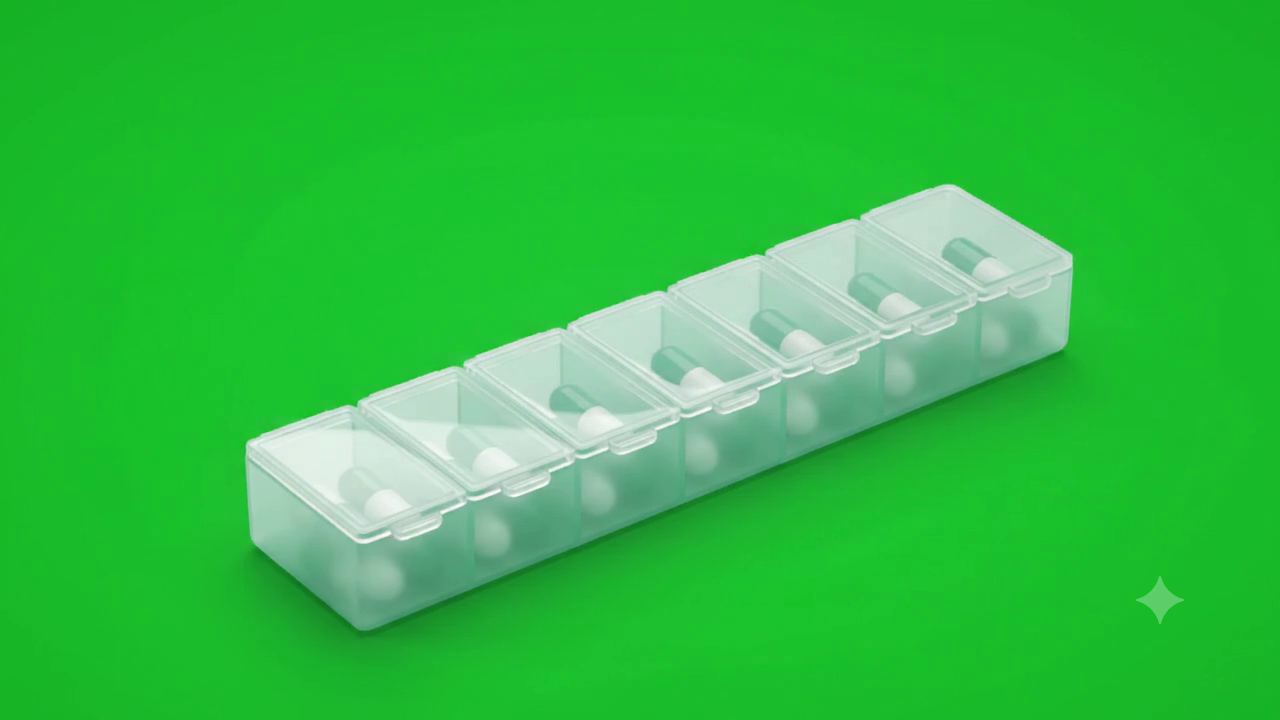
#> input picture frame 9 of Pill_organizer_lids_opening_20261016015951.mp4, 1280 x 720 px
$ python process_pill_video.py
#> lines starting #> are read from the running program, lines starting #| are printed output that depends on the picture; after the words box and inside, x2 and y2 are one past the last pixel; in counts of white or black regions, pixels touching at a corner belong together
import os
import cv2
import numpy as np
import subprocess

def process_video():
    input_path = "Pill_organizer_lids_opening_20261016015951.mp4"
    temp_dir = "scratch/clean_frames"
    os.makedirs(temp_dir, exist_ok=True)

    cap = cv2.VideoCapture(input_path)
    fps = cap.get(cv2.CAP_PROP_FPS) or 24.0
    total_frames = int(cap.get(cv2.CAP_PROP_FRAME_COUNT))
    print(f"Processing {total_frames} frames at {fps} fps...")

    frame_idx = 0
    bg_color = np.array([240, 244, 238], dtype=np.float32) # BGR for #eef4f0

    while True:
        ret, img = cap.read()
#> img is the input picture: shape (720, 1280, 3); mean B, G, R 68.3, 190.2, 49.7
        if not ret:
            break

        h, w = img.shape[:2]

        # Detect green background and contact shadows on green screen
        # Green hue or G significantly higher than R and B
        b = img[:, :, 0].astype(np.int16)
        g = img[:, :, 1].astype(np.int16)
        r = img[:, :, 2].astype(np.int16)

        is_green = (g > 115) & (r < 95) & (b < 105)
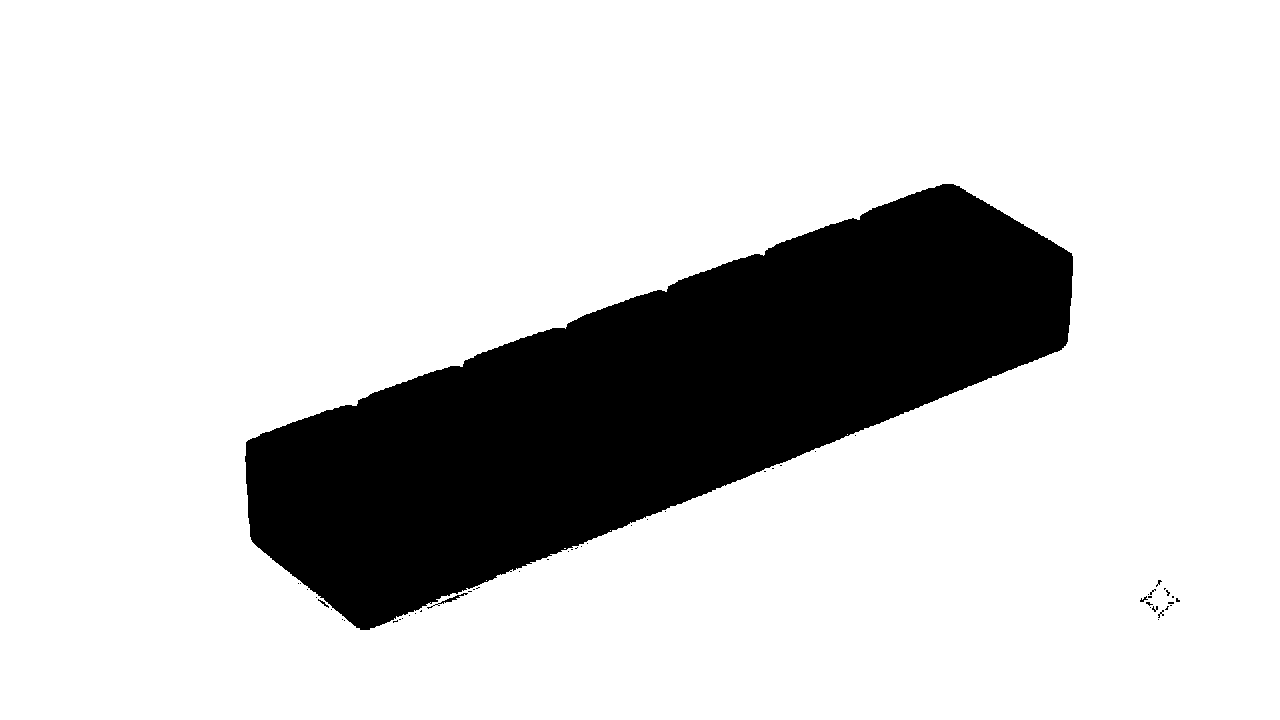
#> is_green: shape (720, 1280) bool; 81.6% white; 51 black regions (47 under 20 px), largest, box (x1, y1, x2, y2) and area: (245, 184, 1073, 630) 168823, (427, 593, 468, 609) 86, (318, 599, 329, 608) 24, (1140, 596, 1148, 602) 21
        # Also include dark contact shadows that are predominantly green
        is_shadow_green = (g > r + 15) & (g > b + 15) & (g < 120) & (g > 40)
#> is_shadow_green: shape (720, 1280) bool; 0.07% white in thin lines or dots, all inside (x1, y1, x2, y2) = (292, 369, 1018, 632)
        green_candidate = (is_green | is_shadow_green).astype(np.uint8)
#> green_candidate: shape (720, 1280); values 0 (black) and 1 (white), 81.7% white; 18 black regions (16 under 20 px), largest, box (x1, y1, x2, y2) and area: (245, 184, 1073, 630) 168823, (1140, 596, 1148, 602) 21

        # Connected components on green_candidate
        num_labels, labels = cv2.connectedComponents(green_candidate)
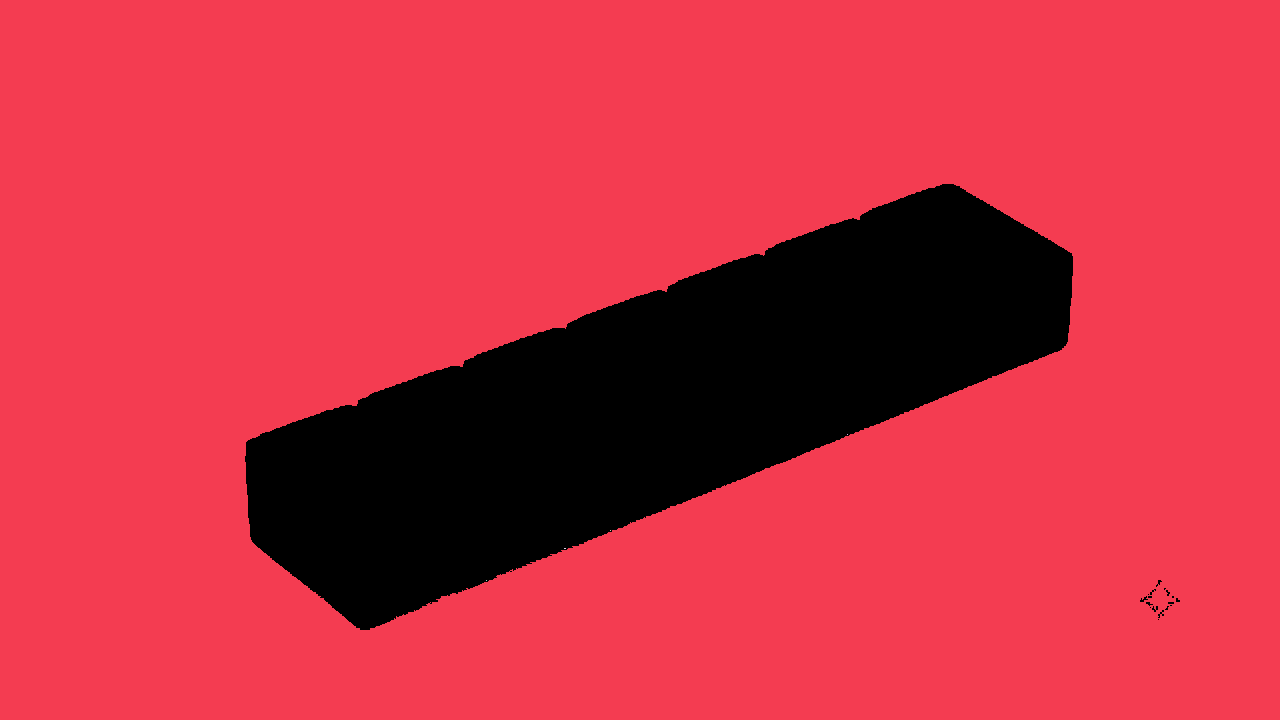
#> labels: shape (720, 1280) int32; 6 distinct labels, from 0 to 5; one colour per label, 0 black
#> num_labels = 6

        # Find labels touching image boundaries
        border_labels = set()
        border_labels.update(labels[0, :])
        border_labels.update(labels[h-1, :])
        border_labels.update(labels[:, 0])
        border_labels.update(labels[:, w-1])
        border_labels.discard(0)

        bg_mask = np.isin(labels, list(border_labels))
#> bg_mask: shape (720, 1280) bool; 81.7% white; 18 black regions (16 under 20 px), largest, box (x1, y1, x2, y2) and area: (245, 184, 1073, 630) 168828, (1140, 596, 1148, 602) 21

        # Clear bottom-right AI watermark (sparkle)
        bg_mask[560:, 1080:] = True
#> bg_mask: shape (720, 1280) bool; 81.7% white; 1 black region, box (x1, y1, x2, y2) and area: (245, 184, 1073, 630) 168828

        # Despill perimeter
        kernel = cv2.getStructuringElement(cv2.MORPH_ELLIPSE, (5, 5))
        dilated_bg = cv2.dilate(bg_mask.astype(np.uint8), kernel)
#> dilated_bg: shape (720, 1280); values 0 (black) and 1 (white), 82.1% white; 1 black region, box (x1, y1, x2, y2) and area: (247, 186, 1071, 628) 164791
        edge = (dilated_bg == 1) & (~bg_mask)
#> edge: shape (720, 1280) bool; 0.44% white in thin lines or dots, all inside (x1, y1, x2, y2) = (245, 184, 1073, 630)

        b_c = img[:, :, 0].copy()
        g_c = img[:, :, 1].copy()
        r_c = img[:, :, 2].copy()
        max_allowed_g = np.maximum(r_c, b_c)
        g_c[edge] = np.minimum(g_c[edge], max_allowed_g[edge])
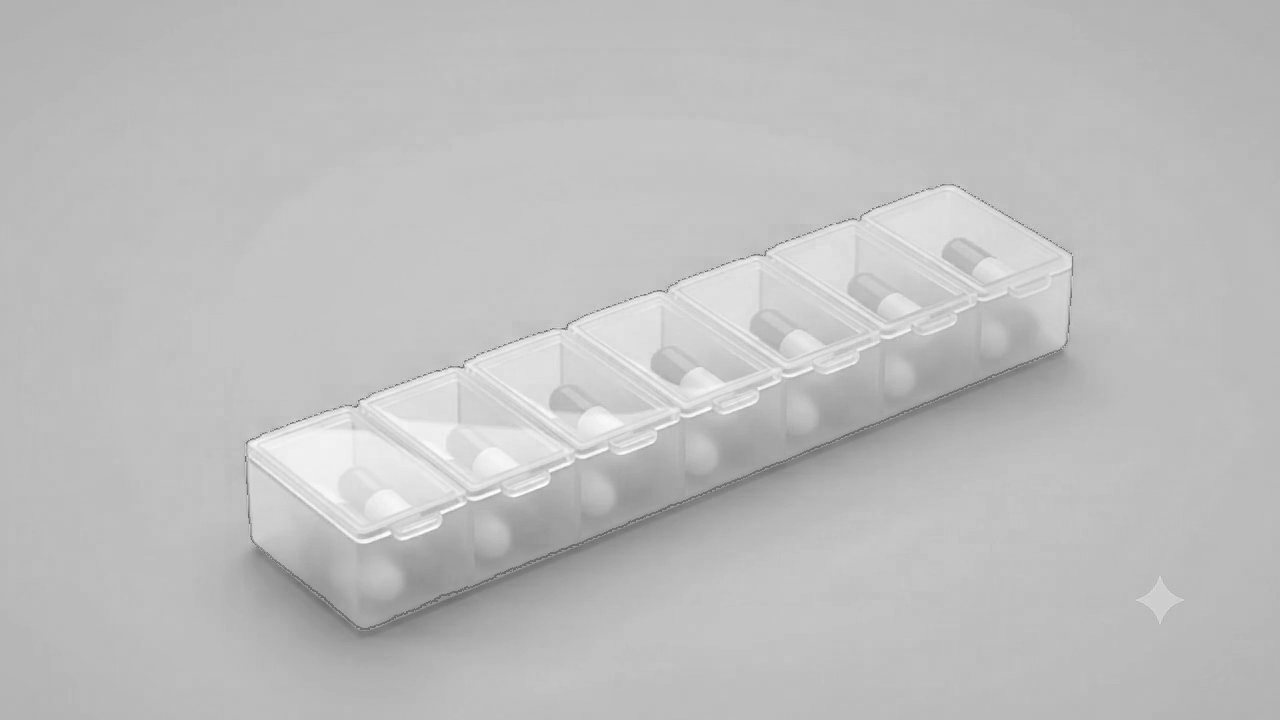
#> g_c: shape (720, 1280); min 104, max 255, mean 190
        cleaned_bgr = cv2.merge([b_c, g_c, r_c])

        # Antialiased soft alpha edge
        alpha = (~bg_mask).astype(np.uint8) * 255
        alpha = cv2.GaussianBlur(alpha, (5, 5), 0)
        alpha_f = (alpha / 255.0)[:, :, np.newaxis]

        # Composite onto #eef4f0
        comp = (cleaned_bgr.astype(np.float32) * alpha_f + bg_color * (1.0 - alpha_f)).astype(np.uint8)
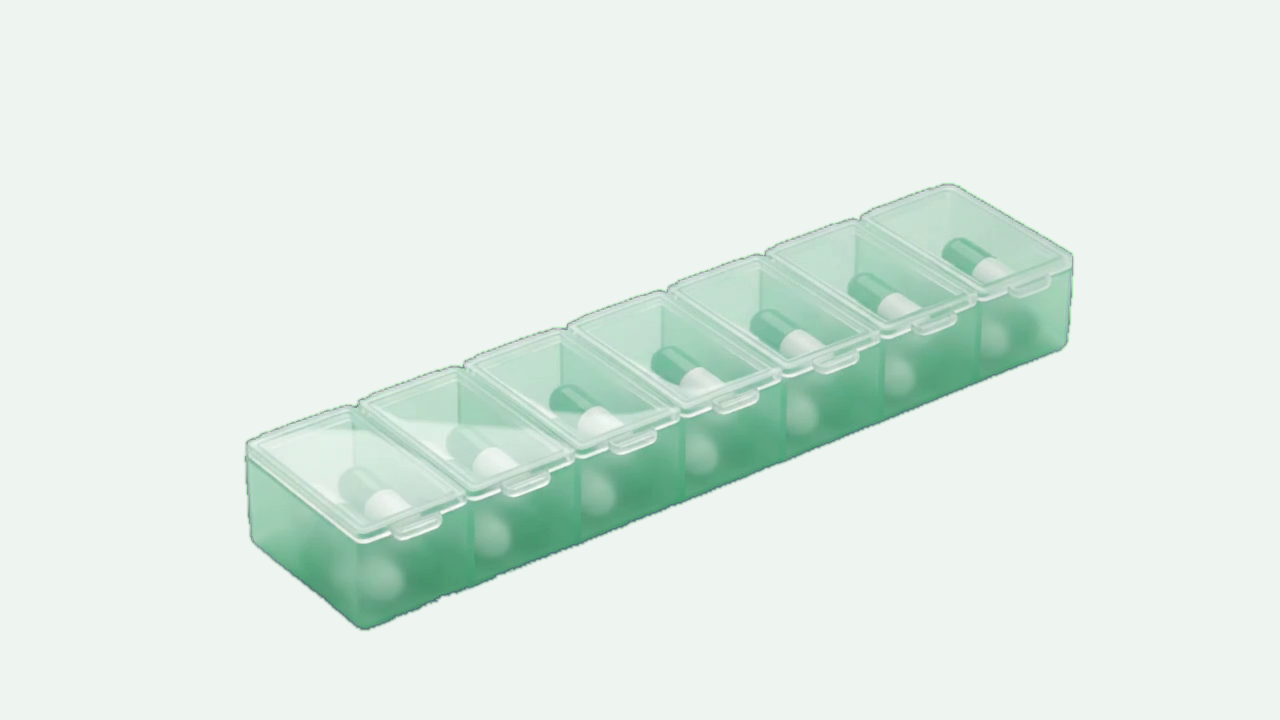
#> comp: shape (720, 1280, 3); mean B, G, R 228.8, 235.9, 223.3

        # RGBA for transparent webm (use comp as RGB so fallback without alpha is #eef4f0, NEVER green!)
        rgba = np.dstack([comp, alpha])

        out_frame_path = os.path.join(temp_dir, f"frame_{frame_idx:04d}.png")
        cv2.imwrite(out_frame_path, comp)

        # Save first frame as poster
        if frame_idx == 0:
            cv2.imwrite("public/pill_organizer_poster.jpg", comp)

        # Save RGBA frames for webm
        rgba_dir = "scratch/rgba_frames"
        os.makedirs(rgba_dir, exist_ok=True)
        cv2.imwrite(os.path.join(rgba_dir, f"frame_{frame_idx:04d}.png"), rgba)

        frame_idx += 1

    cap.release()
    print(f"Processed {frame_idx} frames. Now encoding with ffmpeg...")

    # 1. Encode MP4 (Composited on #eef4f0 background, H.264 High Profile, faststart for instant streaming)
    cmd_mp4 = [
        "ffmpeg", "-y", "-framerate", str(fps),
        "-i", os.path.join(temp_dir, "frame_%04d.png"),
        "-c:v", "libx264", "-pix_fmt", "yuv420p",
        "-profile:v", "high", "-level", "4.0",
        "-movflags", "+faststart",
        "-crf", "18", "-preset", "fast",
        "public/pill_organizer_clean.mp4"
    ]
    subprocess.run(cmd_mp4, check=True)
    print("public/pill_organizer_clean.mp4 created successfully!")

    # 2. Encode WebM (with Alpha channel yuva420p)
    cmd_webm = [
        "ffmpeg", "-y", "-framerate", str(fps),
        "-i", "scratch/rgba_frames/frame_%04d.png",
        "-c:v", "libvpx-vp9", "-pix_fmt", "yuva420p",
        "-b:v", "2M", "-auto-alt-ref", "0",
        "public/pill_organizer_transparent.webm"
    ]
    subprocess.run(cmd_webm, check=True)
    print("public/pill_organizer_transparent.webm created successfully!")

if __name__ == "__main__":
    process_video()

$ run again, starting later in the video
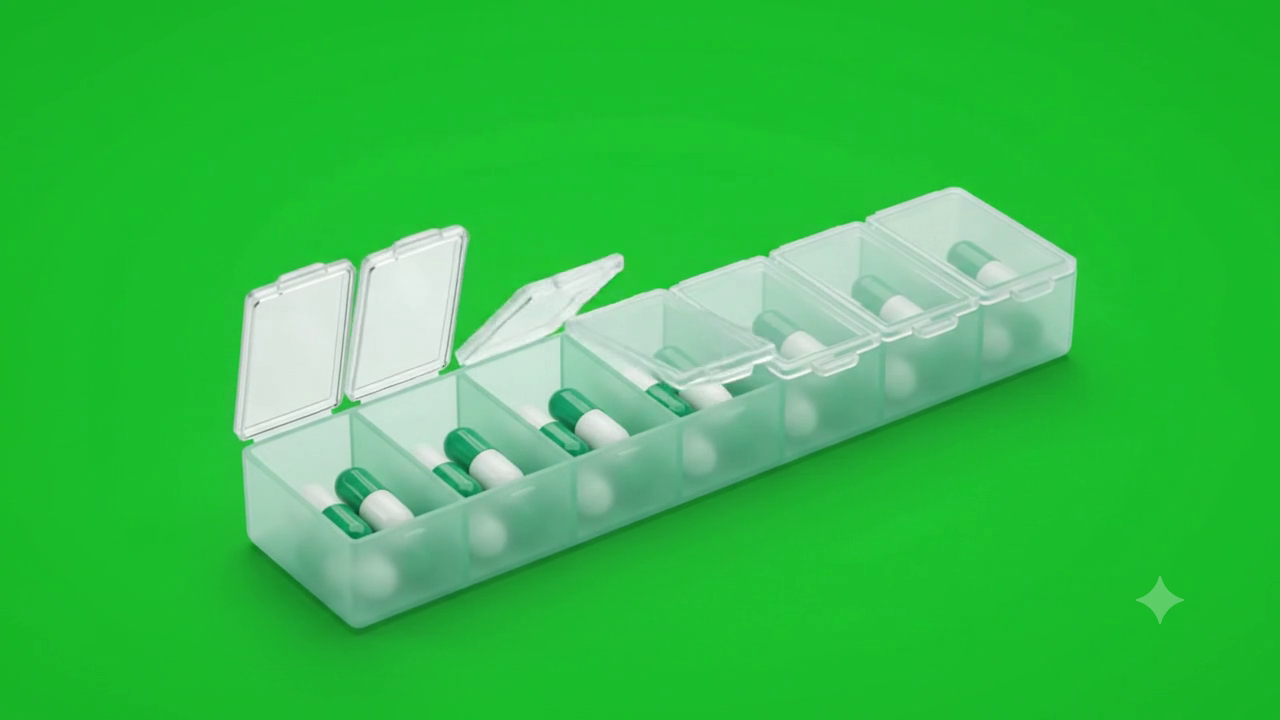
#> input picture frame 43 of Pill_organizer_lids_opening_20261016015951.mp4, 1280 x 720 px
#> in process_video, img is the input picture: shape (720, 1280, 3); mean B, G, R 74.1, 189.3, 55.8
#> is_green: shape (720, 1280) bool; 77.8% white; 34 black regions (27 under 20 px), largest, box (x1, y1, x2, y2) and area: (233, 187, 1077, 627) 204096, (1162, 588, 1180, 604) 82, (1152, 579, 1162, 592) 45
#> is_shadow_green: shape (720, 1280) bool; 0.11% white; 67 white regions (57 under 20 px), largest, box (x1, y1, x2, y2) and area: (413, 587, 473, 610) 171, (343, 498, 363, 519) 139, (454, 457, 471, 475) 116
#> green_candidate: shape (720, 1280); values 0 (black) and 1 (white), 77.9% white; 13 black regions (8 under 20 px), largest, box (x1, y1, x2, y2) and area: (233, 187, 1077, 627) 203736, (1162, 588, 1180, 604) 82, (1152, 579, 1162, 592) 45, (1152, 606, 1164, 616) 39, (1146, 596, 1152, 606) 35
#> in process_video, `num_labels, labels = cv2.connectedComponents(green_candidate)`:
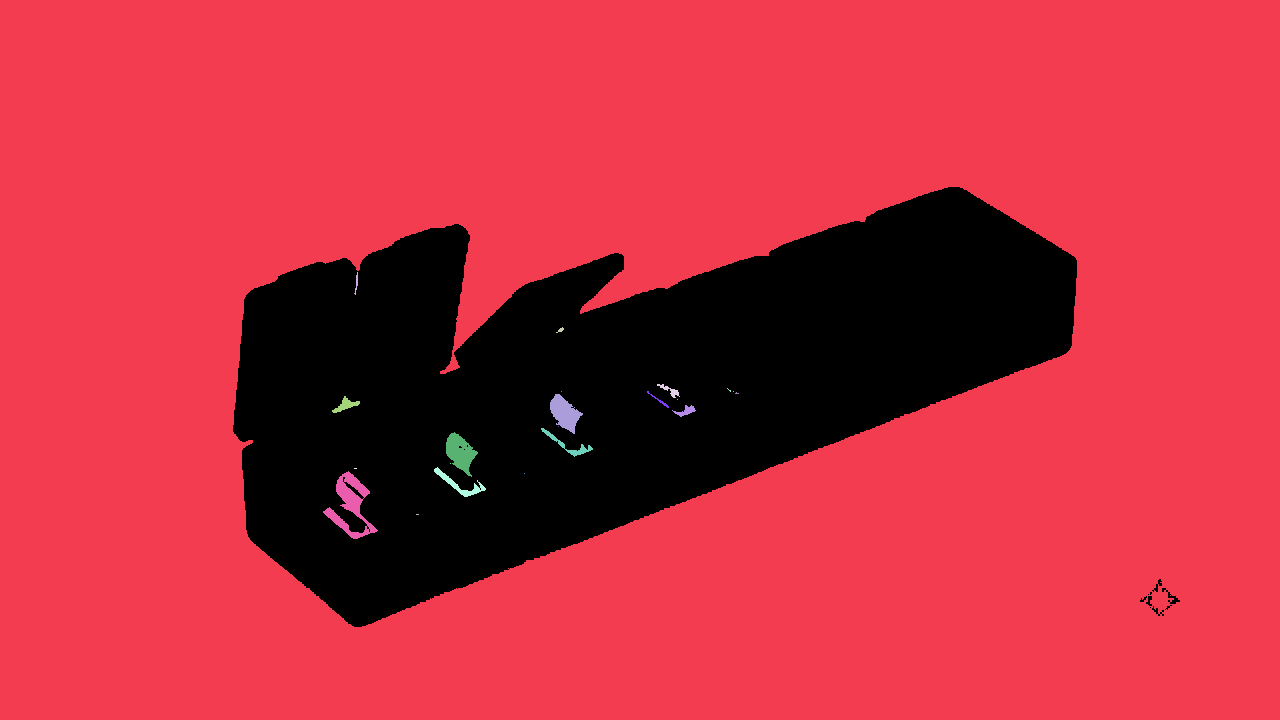
#> labels: shape (720, 1280) int32; 23 distinct labels, from 0 to 22; one colour per label, 0 black
#> num_labels = 23
#> dilated_bg: shape (720, 1280); values 0 (black) and 1 (white), 78% white; 1 black region, box (x1, y1, x2, y2) and area: (235, 189, 1075, 625) 202496
#> edge: shape (720, 1280) bool; 0.55% white in thin lines or dots, all inside (x1, y1, x2, y2) = (233, 187, 1077, 627)
#> in process_video, `comp = (cleaned_bgr.astype(np.float32) * alpha_f + bg_color * (1.0 - a..`:
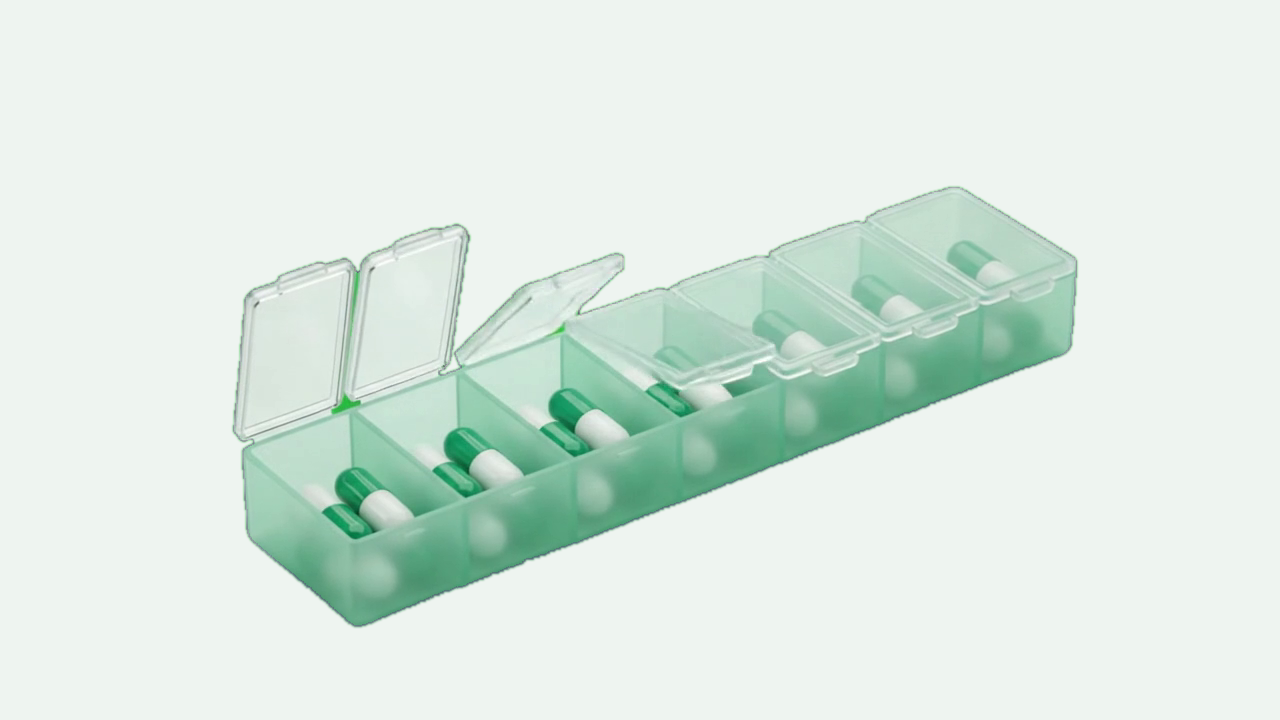
#> comp: shape (720, 1280, 3); mean B, G, R 226, 233.9, 219.8
